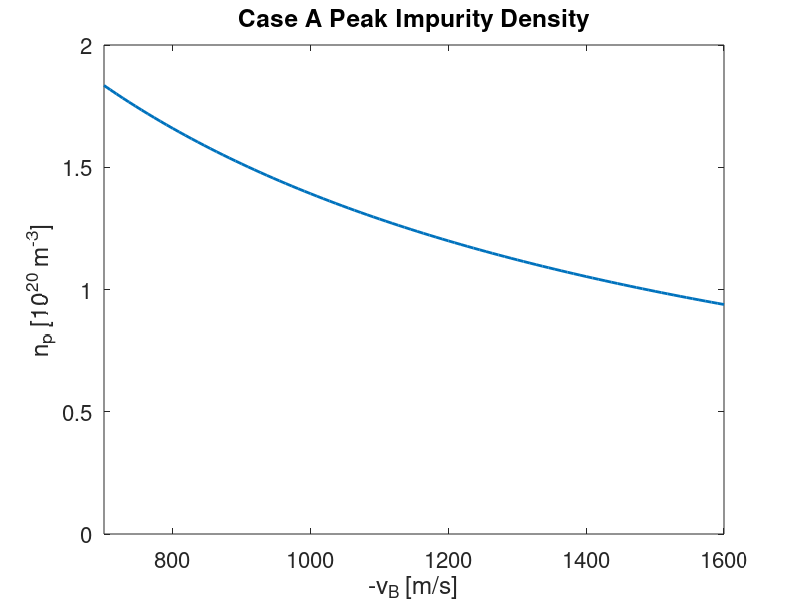

MATLAB code to generate this figure: (Note: this script raises an error after producing the figure.)
clear all
close all

vB = linspace(700,1600);
np = 1.73e23./(243+vB);

figure(1)
plot(vB,np./1e20,'lineWidth',2)
title('Case A Peak Impurity Density')
xlabel('-v_B [m/s]')
ylabel('n_p [10^{20} m^{-3}]')
axis([700 1600 0 2])
set(gca,'fontsize',16)
M = csvread('../SFT-2/caseA-2-Table 1.csv',1,0)
vGITR = M(:,1);
nGITR_noScatt = M(:,6);
nGITR_Scatt = M(:,7);
hold on
scatter(vGITR,nGITR_noScatt/nGITR_noScatt(1)*np(7)/1e20,'k')
% s=scatter(vGITR,nGITR_Scatt/nGITR_noScatt(1)*np(7)/1e20,'d')
% s.MarkerEdgeColor = 'k';
% legend('Simple Fluid Theory','GITR - Drag and Heating', 'GITR - Drag, Heating, Pitch-Angle Scattering')
legend('Simple Fluid Theory','GITR')
pbaspect([1 1.25 1])
